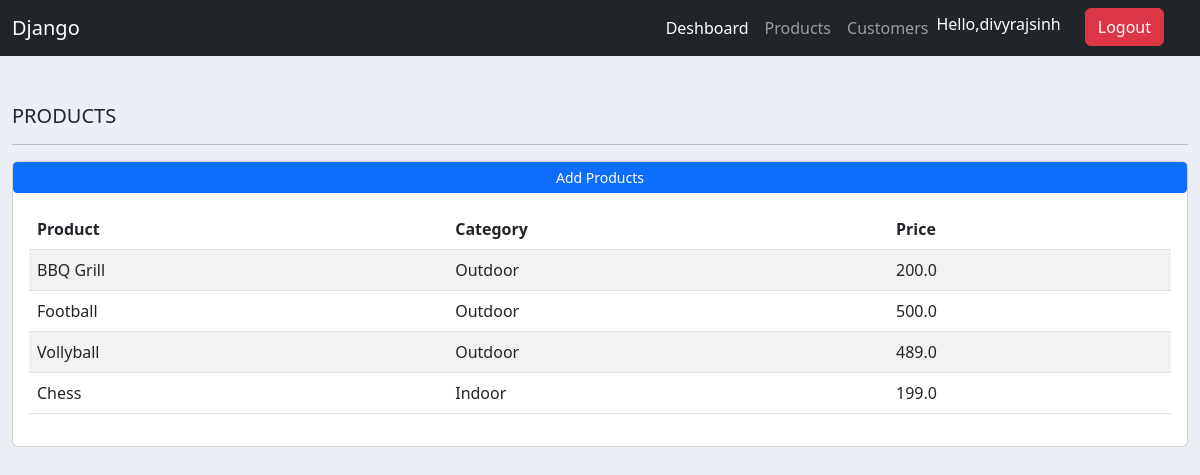
Screenshot of /products/ (signed in) with the database file from the repository.
### accounts/models.py (models this page shows, shortened)
class Product(models.Model):
	CATEGORY = (
		('Indoor', 'Indoor'),
		('Outdoor','Outdoor')
		)
	product_id = models.AutoField
	name = models.CharField(max_length=200, null=True)
	price = models.FloatField(null=True)
	category = models.CharField(max_length=200, null=True, choices=CATEGORY)
	description = models.CharField(max_length=200, null=True)
	date_created = models.DateTimeField(auto_now_add=True, null=True)
	tags = models.ManyToManyField(Tag)

### accounts/decorators.py (the view)
		def wrapper_func(request, *args, **kwargs):
			group = None
			if request.user.groups.exists():
				group = request.user.groups.all()[0].name
			if group in allowed_roles:
				return view_func(request, *args, **kwargs)
			else:
				return HttpResponse('You are not Authorized to view this page')
			return view_func(request, *args, **kwargs)

### accounts/views.py (called while the page is built)
@login_required(login_url='login')
@allowed_user(allowed_roles=['admin'])
def products(request):
	products = Product.objects.all()
	return render(request, 'accounts/products.html', {'products':products})

### accounts/templates/accounts/products.html
{% extends 'accounts/main.html' %}
{% block main %}
	<div class="container-fluid">
		<div class="row pt-5">
			<div class="col">
				<h5>PRODUCTS</h5>
				<hr>
				<div class="card mt-2">
					<a class="btn btn-primary btn-sm btn-block" href="">Add Products</a>
					<div class="card-body">
						<table class="table table-striped">
		  					<thead>
							    <tr>
							      <th scope="col">Product</th>
							      <th scope="col">Category</th>
							      <th scope="col">Price</th>
							    </tr>
							</thead>
							<tbody>
							{% for i in products %}
								<tr>
									<td scope="col">{{i.name}}</th>
									<td scope="col">{{i.category}}</th>
									<td scope="col">{{i.price}}</th>
								</tr>
							{% endfor %}
							</tbody>
						</table>
					</div>
				</div>
			</div>
		</div>
	</div>
{% endblock main %}

### accounts/templates/accounts/navbar.html (shortened to what this page needs)
<header>
  <nav class="navbar navbar-expand-lg bg-dark navbar-dark">
    <div class="container-fluid">
      <a class="navbar-brand" href="#">Django</a>
      <div class="collapse navbar-collapse" id="navbarNav">
        <ul class="navbar-nav ms-auto">
          {% if request.user.is_staff %}
          <li class="nav-item">
            <a class="nav-link active" aria-current="page" href="{% url 'home' %}">Deshboard</a>
          </li>
          <li class="nav-item">
            <a class="nav-link" href="{% url 'products' %}">Products</a>
          </li>
          <li class="nav-item">
            <a class="nav-link" href="{% url 'customer' %}">Customers</a>
          </li>
          {% endif %}
          <li class="nav-item">
            <p class="text-white my-1">Hello,{{request.user}}</p>
          </li>
          <li class="nav-item">
            <a type="" class="btn btn-danger text-white mx-4" href="{% url 'logout' %}">Logout</a>
          </li>
          </ul>
      </div>
    </div>
  </nav>
</header>

### static/css/main.css (style rules this page uses)
body { background-color: #ebeff5; }

### rows the page displays
Product: name "BBQ Grill", category "Outdoor", price "200.0"
Product: name "Football", category "Outdoor", price "500.0"
Product: name "Vollyball", category "Outdoor", price "489.0"
Product: name "Chess", category "Indoor", price "199.0"

### other values shown
{{ request.user }} "divyrajsinh"
